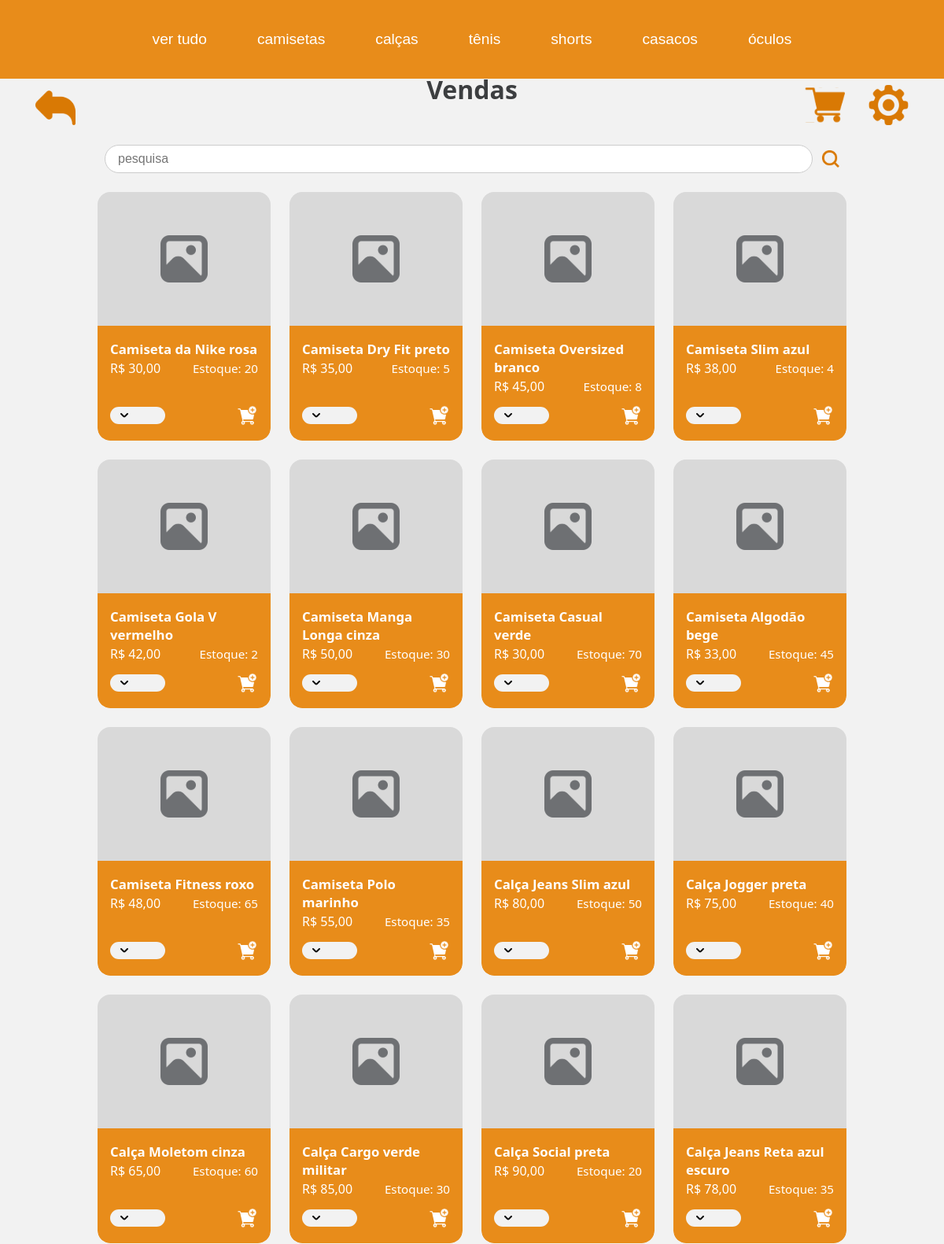
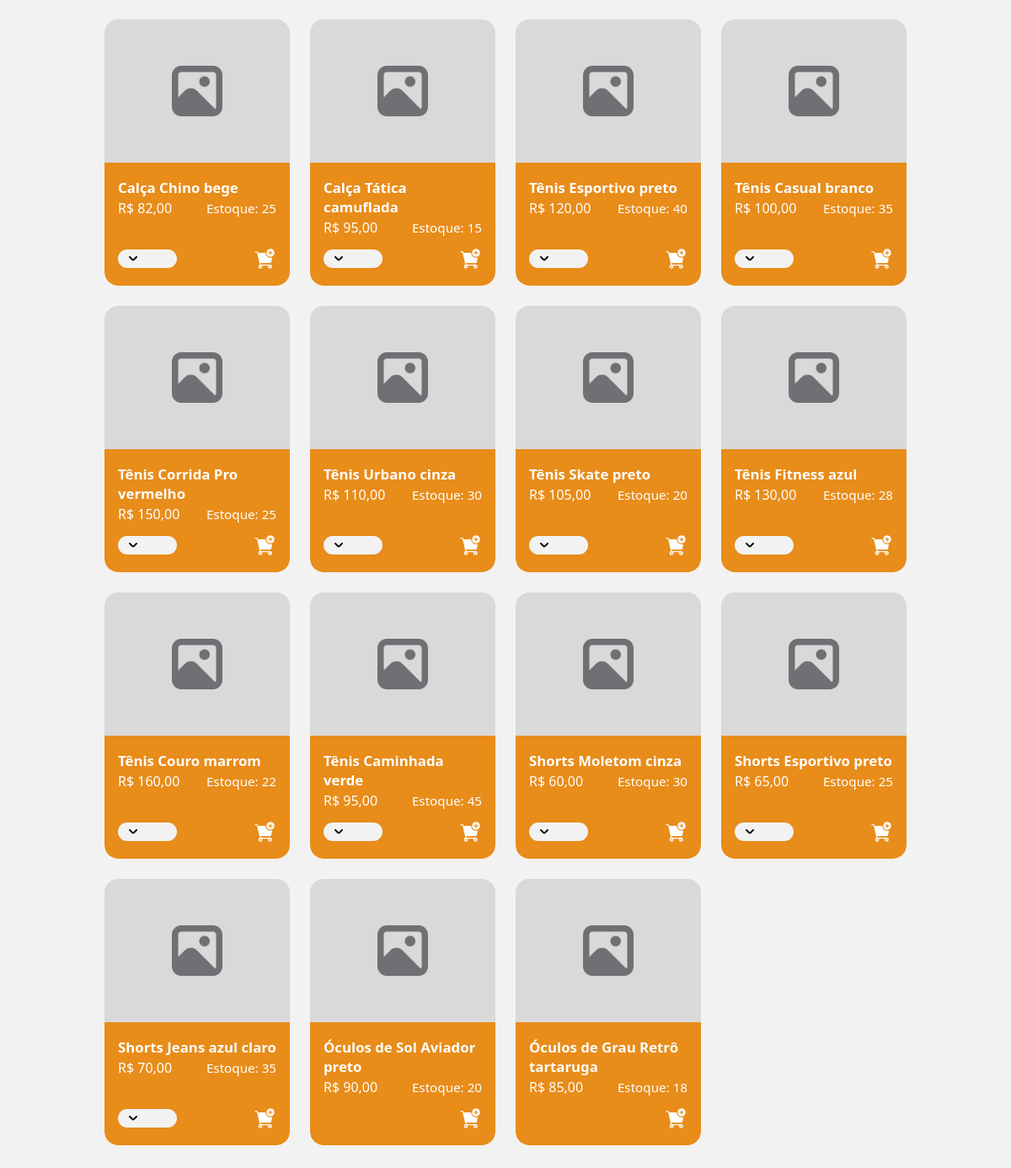
The app's page /paginas/vendas.php with its own data (2 pictures, top to bottom).
### tables this page shows
CREATE TABLE IF NOT EXISTS produto (
  idproduto INT NOT NULL AUTO_INCREMENT,
  nome VARCHAR(200) NOT NULL,
  quantidade_estoque INT NOT NULL,
  preco_uni DECIMAL(10,2) NOT NULL,
  cor VARCHAR(45) NOT NULL,
  idtipo_produto INT NOT NULL,
  PRIMARY KEY (idproduto),
  FOREIGN KEY (idtipo_produto) REFERENCES tipo_produto(idtipo_produto)
);

### paginas/vendas.php (the view, shortened to what this page needs)
<?php
    include 'header.php';
    include_once '../db/conexao.php';
    $where = '';
?>
<!DOCTYPE html>
<html lang="pt-br">
<head>
    <link rel="stylesheet" href="../assets/css/style.css">
    <link rel="stylesheet" href="../assets/css/vendasStyle.css">
    <link rel="stylesheet" href="../assets/css/headerStyle.css">
</head>
<body>
    <div class="settings-icon left">
        <a href="home.php"><img src="../assets/img/voltar.svg" alt="Voltar"></a>
    </div>
    <div class="settings-icon right">
        <a href="carrinho.php"><img src="../assets/img/carrinho.svg" alt="carrinho"></a>
        <a href="../index.php"><img src="../assets/img/gear.svg" alt="Configurações"></a>
    </div>
    <div class="vendas-container">
        <div class="vendas-header">
            <div class="h1-right">Vendas</div>
        </div>
        <form class="vendas-search">
            <input type="text" placeholder="pesquisa" name="pesquisa">
            <button type="submit" class="vendas-search-btn"><img src="../assets/img/lupa.svg" alt="Buscar"></button>
        </form>
        <div class="vendas-lista">
            <?php
                $sql = "SELECT
                        produto.nome,
                        produto.preco_uni,
                        produto.cor,
                        produto.quantidade_estoque,
                        tipo_produto.tipo AS tipo
                        FROM produto
                        JOIN tipo_produto ON produto.idtipo_produto = tipo_produto.idtipo_produto $where";
                $result = mysqli_query($conn, $sql);
                if ($result && mysqli_num_rows($result) > 0) {
                while ($row = mysqli_fetch_assoc($result)) {
            ?>
            <div class="vendas-card">
                <div class="vendas-card-img">
                    <img src="../assets/img/prod_img.svg" alt="Produto">
                </div>
                <div class="vendas-card-info">
                    <div>
                        <div class="vendas-card-title"><?php echo $row['nome'], " ", $row['cor']; ?></div>
                        <div class="vendas-card-price-container">
                            <span class="vendas-card-price">R$ <?php echo number_format($row['preco_uni'], 2, ',', '.'); ?></span>
                            <span class="vendas-card-estoque">Estoque: <?php echo $row['quantidade_estoque']; ?></span>
                        </div>
                    </div>
                    <div class="vendas-card-actions">
                        <div class='dropdown'>
                            <?php
                                if($row['tipo'] != 'óculos'){
                                    echo "<select name='tamanho' required>";
                                    echo "<option value=''></option>";
                                            if($row['tipo'] == 'camiseta'){
                                                $tamanhos = ['PP', 'P','M', 'G', 'GG'];
                                                foreach($tamanhos as $tamanho){
                                                    echo "<option value='{$tamanho}'>{$tamanho}</option>";
                                                }
                                            }else{
                                                for($i=34; $i <= 45; $i++){
                                                    echo "<option value='{$i}'>{$i}</option>";
                                                }
                                            }
                                    echo "</select>";
                                }
                            ?>
                        </div>
                        <button class="icon-btn">
                            <img src="../assets/img/comprar.svg" alt="Carrinho" class="cart">
                        </button>
                    </div>
                </div>
            </div>
            <?php
                }
            } else {
                echo "<p style='margin: 20px;'>Nenhum produto encontrado.</p>";
            }
            ?>
        </div>
    </div>
</body>
</html>

### assets/css/style.css (style rules this page uses)
body { margin: 0; padding: 0; background: #F2F2F2; font-family: 'Segoe UI', Arial, sans-serif; height: 100vh; overflow: hidden; }
.h1-right { color: #3C3E40 !important; font-size: 2rem; font-weight: bold; margin: 0 auto; margin-bottom: 10px; }
.settings-icon { position: fixed; top: 72px; z-index: 1000; }
.settings-icon img { width: 51px; height: 51px; cursor: pointer; }
.settings-icon.left { left: 45px; }
.settings-icon.right { right: 45px; display: flex; gap: 30px; }

### assets/css/vendasStyle.css (style rules this page uses)
.vendas-container { padding: 32px 48px; height: calc(100vh - 100px); box-sizing: border-box; overflow-y: auto; position: relative; margin-top: 5%; }
.vendas-header { display: flex; align-items: center; justify-content: space-between; position: relative; z-index: 999; margin-bottom: 3.5%; }
.vendas-search { margin: 32px 0 24px 0; display: flex; align-items: center; gap: 8px; justify-content: center; }
.vendas-search input { width: 900px; max-width: 100%; padding: 8px 16px; border-radius: 20px; border: 1px solid #ccc; font-size: 1rem; }
.vendas-search-btn { background: none; border: none; cursor: pointer; padding: 0 0 0 4px; display: flex; align-items: center; }
.vendas-lista { display: grid; grid-template-columns: repeat(4, 220px); gap: 24px; justify-content: center; }
.vendas-card { background: #f2f2f2; border-radius: 16px; overflow: hidden; display: flex; flex-direction: column; min-height: 260px; width: 220px; }
.vendas-card-img { background: #d9d9d9; height: 170px; display: flex; align-items: center; justify-content: center; }
.vendas-card-info { background: #e88c1a; color: #fff; padding: 18px 16px 8px 16px; flex: 1; display: flex; flex-direction: column; justify-content: space-between; border-bottom-left-radius: 16px; border-bottom-right-radius: 16px; }
.vendas-card-title { font-weight: bold; margin-bottom: 2px; font-size: 1.05rem; }
.vendas-card-price { margin-bottom: 0; font-size: 1rem; }
.vendas-card-actions { display: flex; justify-content: space-between; align-items: flex-end; margin-top: 12px; }
.icon-btn { background: none; border: none; cursor: pointer; padding: 0; }
.vendas-card-price-container { display: flex; align-items: center; gap: 6px; }
.vendas-card-img img { width: 60px; }
.vendas-search-btn img { width: 22px; }
.dropdown { width: 70px; height: 35px; position: relative; }
.dropdown select { border: none; border-radius: 25px; font-size: 1rem; background-color: #f2f2f2; outline: none; transition: box-shadow 0.2s; color: #D97904; text-align: center; padding-left: 25px; cursor: pointer; appearance: none; background-image: url("../img/drop.svg"); background-repeat: no-repeat; background-position: left 10px center; background-size: 16px; width: 100%; height: 65%; }
.vendas-card-actions img.cart { width: 28px; vertical-align: middle; margin-right: 1%; margin-bottom: 10px; }
.vendas-card-estoque { margin-left: auto; display: block; text-align: right; font-size: 0.95rem; }
.settings-icon { margin-top: 3%; }

### records on screen
produto: nome "Camiseta da Nike", cor "rosa", preco_uni "30,00", quantidade_estoque "20"
produto: nome "Camiseta Dry Fit", cor "preto", preco_uni "35,00", quantidade_estoque "5"
produto: nome "Camiseta Oversized", cor "branco", preco_uni "45,00", quantidade_estoque "8"
produto: nome "Camiseta Slim", cor "azul", preco_uni "38,00", quantidade_estoque "4"
produto: nome "Camiseta Gola V", cor "vermelho", preco_uni "42,00", quantidade_estoque "2"
produto: nome "Camiseta Manga Longa", cor "cinza", preco_uni "50,00", quantidade_estoque "30"
produto: nome "Camiseta Casual", cor "verde", preco_uni "30,00", quantidade_estoque "70"
produto: nome "Camiseta Algodão", cor "bege", preco_uni "33,00", quantidade_estoque "45"
produto: nome "Camiseta Fitness", cor "roxo", preco_uni "48,00", quantidade_estoque "65"
produto: nome "Camiseta Polo", cor "marinho", preco_uni "55,00", quantidade_estoque "35"
produto: nome "Calça Jeans Slim", cor "azul", preco_uni "80,00", quantidade_estoque "50"
produto: nome "Calça Jogger", cor "preta", preco_uni "75,00", quantidade_estoque "40"
produto: nome "Calça Moletom", cor "cinza", preco_uni "65,00", quantidade_estoque "60"
produto: nome "Calça Cargo", cor "verde militar", preco_uni "85,00", quantidade_estoque "30"
produto: nome "Calça Social", cor "preta", preco_uni "90,00", quantidade_estoque "20"
produto: nome "Calça Jeans Reta", cor "azul escuro", preco_uni "78,00", quantidade_estoque "35"
produto: nome "Calça Chino", cor "bege", preco_uni "82,00", quantidade_estoque "25"
produto: nome "Calça Tática", cor "camuflada", preco_uni "95,00", quantidade_estoque "15"
produto: nome "Tênis Esportivo", cor "preto", preco_uni "120,00", quantidade_estoque "40"
produto: nome "Tênis Casual", cor "branco", preco_uni "100,00", quantidade_estoque "35"
produto: nome "Tênis Corrida Pro", cor "vermelho", preco_uni "150,00", quantidade_estoque "25"
produto: nome "Tênis Urbano", cor "cinza", preco_uni "110,00", quantidade_estoque "30"
produto: nome "Tênis Skate", cor "preto", preco_uni "105,00", quantidade_estoque "20"
produto: nome "Tênis Fitness", cor "azul", preco_uni "130,00", quantidade_estoque "28"
produto: nome "Tênis Couro", cor "marrom", preco_uni "160,00", quantidade_estoque "22"
produto: nome "Tênis Caminhada", cor "verde", preco_uni "95,00", quantidade_estoque "45"
produto: nome "Shorts Moletom", cor "cinza", preco_uni "60,00", quantidade_estoque "30"
produto: nome "Shorts Esportivo", cor "preto", preco_uni "65,00", quantidade_estoque "25"
produto: nome "Shorts Jeans", cor "azul claro", preco_uni "70,00", quantidade_estoque "35"
produto: nome "Óculos de Sol Aviador", cor "preto", preco_uni "90,00", quantidade_estoque "20"
produto: nome "Óculos de Grau Retrô", cor "tartaruga", preco_uni "85,00", quantidade_estoque "18"
